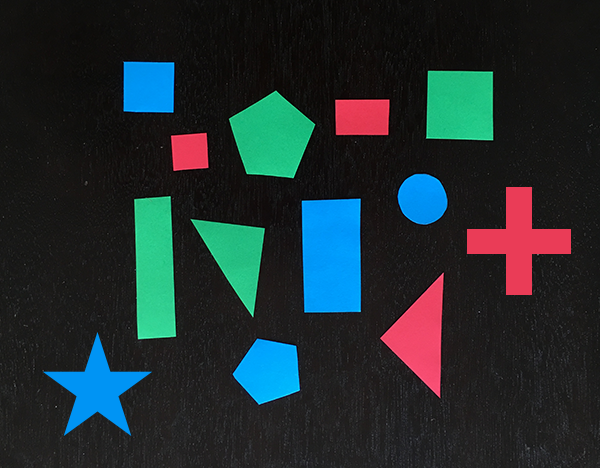
#> input picture object-color/example_shapes.png, 600 x 468 px
$ python detect_color.py --image example_shapes.png   (older library calls are emulated)
#> lines starting #> are read from the running program, lines starting #| are printed output that depends on the picture; after the words box and inside, x2 and y2 are one past the last pixel; in counts of white or black regions, pixels touching at a corner belong together
### object-color/classifiers/colorlabeler.py
# import the necessary packages
from scipy.spatial import distance as dist
from collections import OrderedDict
import numpy as np
import cv2

class ColorLabeler:
	def __init__(self):
		# initialize the colors dictionary, containing the color
		# name as the key and the RGB tuple as the value
		colors = OrderedDict({
			"red": (255, 0, 0),
			"green": (0, 255, 0),
			"blue": (0, 0, 255)})

		# allocate memory for the L*a*b* image, then initialize
		# the color names list
		self.lab = np.zeros((len(colors), 1, 3), dtype="uint8")
		self.colorNames = []

		# loop over the colors dictionary
		for (i, (name, rgb)) in enumerate(colors.items()):
			# update the L*a*b* array and the color names list
			self.lab[i] = rgb
			self.colorNames.append(name)

		# convert the L*a*b* array from the RGB color space
		# to L*a*b*
		self.lab = cv2.cvtColor(self.lab, cv2.COLOR_RGB2LAB)

	def label(self, image, c):
		# construct a mask for the contour, then compute the
		# average L*a*b* value for the masked region
		mask = np.zeros(image.shape[:2], dtype="uint8")
		cv2.drawContours(mask, [c], -1, 255, -1)
		mask = cv2.erode(mask, None, iterations=2)
		mean = cv2.mean(image, mask=mask)[:3]

		# initialize the minimum distance found thus far
		minDist = (np.inf, None)

		# loop over the known L*a*b* color values
		for (i, row) in enumerate(self.lab):
			# compute the distance between the current L*a*b*
			# color value and the mean of the image
			d = dist.euclidean(row[0], mean)

			# if the distance is smaller than the current distance,
			# then update the bookkeeping variable
			if d < minDist[0]:
				minDist = (d, i)

		# return the name of the color with the smallest distance
		return self.colorNames[minDist[1]]

### object-color/classifiers/shapedetector.py
# import the necessary packages
import cv2

class ShapeDetector:
	def __init__(self):
		pass

	def detect(self, c):
		# initialize the shape name and approximate the contour
		shape = "unidentified"
		peri = cv2.arcLength(c, True)
		approx = cv2.approxPolyDP(c, 0.04 * peri, True)

		# if the shape is a triangle, it will have 3 vertices

		if len(approx) == 1:
			shape = "half-circle"

		elif len(approx) == 2:
			shape = "quarter-circle"

		elif len(approx) == 3:
			shape = "triangle"

		# if the shape has 4 vertices, it is either a square or
		# a rectangle
		elif len(approx) == 4:
			# compute the bounding box of the contour and use the
			# bounding box to compute the aspect ratio
			(x, y, w, h) = cv2.boundingRect(approx)
			ar = w / float(h)

			# a square will have an aspect ratio that is approximately
			# equal to one, otherwise, the shape is a rectangle
			shape = "square" if ar >= 0.95 and ar <= 1.05 else "rectangle"

		# if the shape is a pentagon, it will have 5 vertices
		elif len(approx) == 5:
			shape = "pentagon"

		# todo: check for concavity? https://github.com/opencv/opencv/blob/master/doc/py_tutorials/py_imgproc/py_contours/py_contours_more_functions/py_contours_more_functions.markdown

		elif len(approx) == 10:
			shape = "star"

		elif len(approx) == 12:
			shape = "plus"

		# otherwise, we assume the shape is a circle
		else:
			shape = "circle"

		# return the name of the shape
		return shape

### object-color/detect_color.py
# Usage: python detect_color.py --image example_shapes.png. This might be more efficient than using ML.

from classifiers.shapedetector import ShapeDetector
from classifiers.colorlabeler import ColorLabeler
import argparse
import imutils
import cv2

# construct the argument parse and parse the arguments
ap = argparse.ArgumentParser()
ap.add_argument("-i", "--image", required=True,
	help="path to the input image")
args = vars(ap.parse_args())

# load the image and resize it to a smaller factor so that
# the shapes can be approximated better
image = cv2.imread(args["image"])
#> image is the input picture: shape (468, 600, 3); mean B, G, R 47.1, 44.7, 32.5
resized = imutils.resize(image, width=300)
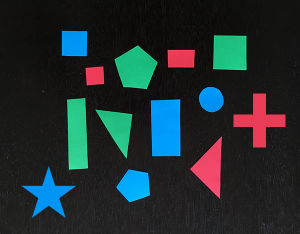
#> resized: shape (234, 300, 3); mean B, G, R 47.3, 44.8, 32.6
ratio = image.shape[0] / float(resized.shape[0])
#> ratio = 2

# blur the resized image slightly, then convert it to both
# grayscale and the L*a*b* color spaces
blurred = cv2.GaussianBlur(resized, (5, 5), 0)
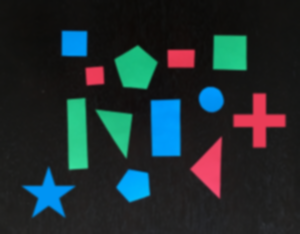
#> blurred: shape (234, 300, 3); mean B, G, R 47.3, 44.8, 32.6
gray = cv2.cvtColor(blurred, cv2.COLOR_BGR2GRAY)
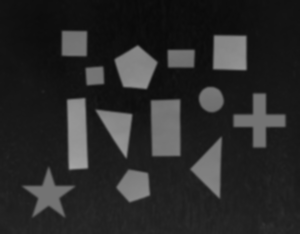
#> gray: shape (234, 300); min 9, max 165, mean 41.4
lab = cv2.cvtColor(blurred, cv2.COLOR_BGR2LAB)
#> lab: shape (234, 300, 3); mean of channels 0, 1, 2 45.2, 127.4, 127.3
thresh = cv2.threshold(gray, 60, 255, cv2.THRESH_BINARY)[1]
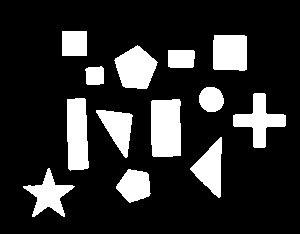
#> thresh: shape (234, 300); 17.9% white; 13 white regions
cv2.imshow("Thresh", thresh)

# find contours in the thresholded image
cnts = cv2.findContours(thresh.copy(), cv2.RETR_EXTERNAL,
	cv2.CHAIN_APPROX_SIMPLE)
#> cnts = 13 contours; largest, box (x1, y1, x2, y2) and area: (151, 99, 181, 157) 1594, (67, 98, 89, 171) 1330, (114, 45, 158, 89) 1234, (233, 93, 286, 148) 1130, (213, 35, 247, 71) 1122
cnts = cnts[0] if imutils.is_cv2() else cnts[1]

# initialize the shape detector and color labeler
sd = ShapeDetector()
cl = ColorLabeler()

# loop over the contours
for c in cnts:
	# compute the center of the contour
	M = cv2.moments(c)
	cX = int((M["m10"] / M["m00"]) * ratio)
	cY = int((M["m01"] / M["m00"]) * ratio)

	# detect the shape of the contour and label the color
	shape = sd.detect(c)
	color = cl.label(lab, c)

	# multiply the contour (x, y)-coordinates by the resize ratio,
	# then draw the contours and the name of the shape and labeled
	# color on the image
	c = c.astype("float")
	c *= ratio
	c = c.astype("int")
	text = "{} {}".format(color, shape)
	cv2.drawContours(image, [c], -1, (0, 255, 0), 2)
	cv2.putText(image, text, (cX, cY),
		cv2.FONT_HERSHEY_SIMPLEX, 0.5, (255, 255, 255), 2)

	# show the output image
	cv2.imshow("Image", image)
#> this loop made 13 passes
#> (cX, cY, shape, peri in detect, mean in label, color, text) on passes 1, 2, 7, 8, 11: (268, 370, 'pentagon', 110.6, (171.4, 119, 78.75), 'blue', 'blue pentagon'), (96, 388, 'star', 199.6, (151.6, 130, 71.12), 'blue', 'blue star'), (518, 240, 'plus', 202.6, (135.8, 194.8, 153.9), 'red', 'red plus'), (421, 198, 'circle', 80.77, (152.1, 131.2, 70.24), 'blue', 'blue circle'), (270, 135, 'pentagon', 141, (175.3, 74.35, 148.6), 'green', 'green pentagon')
#> (cX, cY, shape, peri in detect, approx in detect, x in detect, y in detect, w in detect) on passes 5, 6, 9, 10, 12: (330, 255, 'rectangle', 169.3, [[179, 99], [151, 101], [153, 156], [180, 155]], 151, 99, 30), (153, 268, 'rectangle', 179.6, [[84, 98], [67, 99], [70, 170], [88, 167]], 67, 98, 22), (188, 150, 'square', 67.31, [[101, 66], [85, 69], [87, 84], [103, 83]], 85, 66, 19), (361, 116, 'rectangle', 83.66, [[168, 50], [168, 66], [193, 66], [193, 50]], 168, 50, 26), (459, 104, 'square', 133.1, [[214, 35], [213, 68], [246, 69], [246, 36]], 213, 35, 34)
#> pass 1, in label, `mask = cv2.erode(mask, None, iterations=2)`:
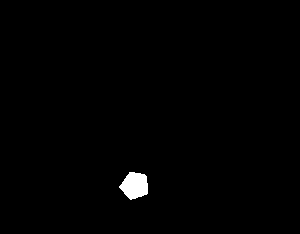
#> mask: shape (234, 300); 0.83% white; 1 white region, box (x1, y1, x2, y2) and area: (119, 172, 148, 200) 580
#> pass 1, `cv2.imshow("Image", image)`:
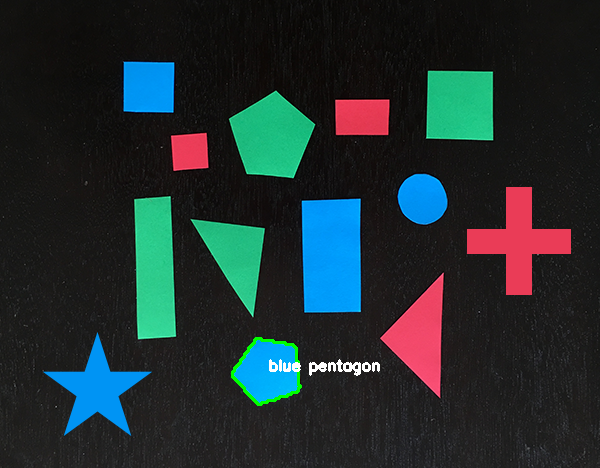
#> window 'Image': shape (468, 600, 3); mean B, G, R 47.2, 45.6, 33.1
#> after the loop:
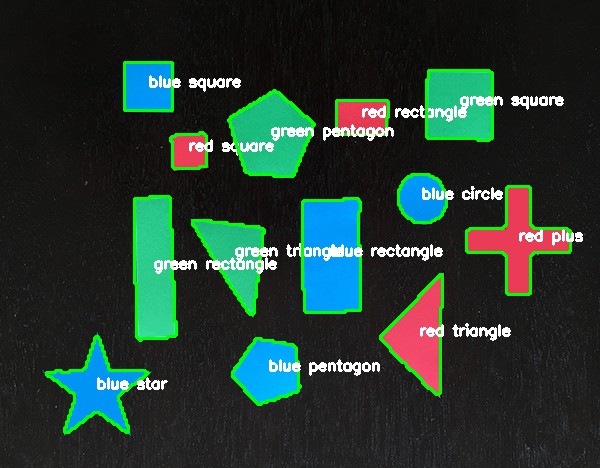
#> image: shape (468, 600, 3); 6.75% of pixels changed, all inside (x1, y1, x2, y2) = (45, 61, 583, 434)

cv2.waitKey(0)
